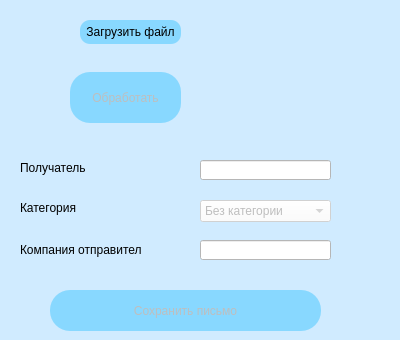
<?xml version="1.0" encoding="UTF-8"?>
<ui version="4.0">
 <class>Dialog</class>
 <widget class="QDialog" name="Dialog">
  <property name="geometry">
   <rect>
    <x>0</x>
    <y>0</y>
    <width>400</width>
    <height>340</height>
   </rect>
  </property>
  <property name="minimumSize">
   <size>
    <width>400</width>
    <height>340</height>
   </size>
  </property>
  <property name="maximumSize">
   <size>
    <width>400</width>
    <height>340</height>
   </size>
  </property>
  <property name="windowTitle">
   <string>Dialog</string>
  </property>
  <property name="styleSheet">
   <string notr="true">QPushButton#upload_btn{
border-radius: 10px;
}

QPushButton#upload_btn:pressed{
border-radius: 5px;
}

QPushButton#upload_btn{
border-radius: 10px;
}

QPushButton#save_btn:pressed{
border-radius: 10px;
}

QDialog{
background-color: rgb(208, 235, 255);
}

QPushButton{
background-color: rgb(136, 216, 255);
border-radius: 20px;
}

QPushButton:hover{
background-color: rgb(136, 206, 235);
border-radius: 25px;
}

QPushButton:pressed{
background-color: rgb(136, 206, 235);
border-radius: 20px;
}

upload_btn{
border-radius: 10px;
}

QLineEdit{
background-color: rgb(255, 255, 255);
}

QComboBox{
background-color: rgb(255, 255, 255);
}</string>
  </property>
  <widget class="QPushButton" name="handle_btn">
   <property name="enabled">
    <bool>false</bool>
   </property>
   <property name="geometry">
    <rect>
     <x>70</x>
     <y>72</y>
     <width>111</width>
     <height>51</height>
    </rect>
   </property>
   <property name="text">
    <string>Обработать</string>
   </property>
  </widget>
  <widget class="QLabel" name="label_name">
   <property name="geometry">
    <rect>
     <x>20</x>
     <y>160</y>
     <width>81</width>
     <height>16</height>
    </rect>
   </property>
   <property name="text">
    <string>Получатель</string>
   </property>
  </widget>
  <widget class="QLabel" name="label_category">
   <property name="geometry">
    <rect>
     <x>20</x>
     <y>200</y>
     <width>71</width>
     <height>16</height>
    </rect>
   </property>
   <property name="text">
    <string>Категория</string>
   </property>
  </widget>
  <widget class="QLabel" name="label_company">
   <property name="geometry">
    <rect>
     <x>20</x>
     <y>240</y>
     <width>121</width>
     <height>20</height>
    </rect>
   </property>
   <property name="text">
    <string>Компания отправитель</string>
   </property>
  </widget>
  <widget class="QLineEdit" name="recipient_line">
   <property name="enabled">
    <bool>false</bool>
   </property>
   <property name="geometry">
    <rect>
     <x>200</x>
     <y>160</y>
     <width>131</width>
     <height>20</height>
    </rect>
   </property>
  </widget>
  <widget class="QLineEdit" name="company_line">
   <property name="enabled">
    <bool>false</bool>
   </property>
   <property name="geometry">
    <rect>
     <x>200</x>
     <y>240</y>
     <width>131</width>
     <height>20</height>
    </rect>
   </property>
  </widget>
  <widget class="QPushButton" name="save_btn">
   <property name="enabled">
    <bool>false</bool>
   </property>
   <property name="geometry">
    <rect>
     <x>50</x>
     <y>290</y>
     <width>271</width>
     <height>41</height>
    </rect>
   </property>
   <property name="text">
    <string>Сохранить письмо</string>
   </property>
  </widget>
  <widget class="QLabel" name="label_picture">
   <property name="geometry">
    <rect>
     <x>286</x>
     <y>23</y>
     <width>81</width>
     <height>51</height>
    </rect>
   </property>
   <property name="text">
    <string/>
   </property>
  </widget>
  <widget class="QLabel" name="label_error">
   <property name="geometry">
    <rect>
     <x>210</x>
     <y>100</y>
     <width>161</width>
     <height>21</height>
    </rect>
   </property>
   <property name="text">
    <string/>
   </property>
  </widget>
  <widget class="QLabel" name="label_tegs_error">
   <property name="geometry">
    <rect>
     <x>116</x>
     <y>270</y>
     <width>171</width>
     <height>20</height>
    </rect>
   </property>
   <property name="text">
    <string/>
   </property>
  </widget>
  <widget class="QComboBox" name="category_cb">
   <property name="enabled">
    <bool>false</bool>
   </property>
   <property name="geometry">
    <rect>
     <x>200</x>
     <y>200</y>
     <width>131</width>
     <height>22</height>
    </rect>
   </property>
   <item>
    <property name="text">
     <string>Без категории</string>
    </property>
   </item>
   <item>
    <property name="text">
     <string>Срочно</string>
    </property>
   </item>
   <item>
    <property name="text">
     <string>Спам</string>
    </property>
   </item>
  </widget>
  <widget class="QPushButton" name="upload_btn">
   <property name="geometry">
    <rect>
     <x>80</x>
     <y>20</y>
     <width>101</width>
     <height>24</height>
    </rect>
   </property>
   <property name="styleSheet">
    <string notr="true">`</string>
   </property>
   <property name="text">
    <string>Загрузить файл</string>
   </property>
  </widget>
 </widget>
 <resources/>
 <connections/>
</ui>
